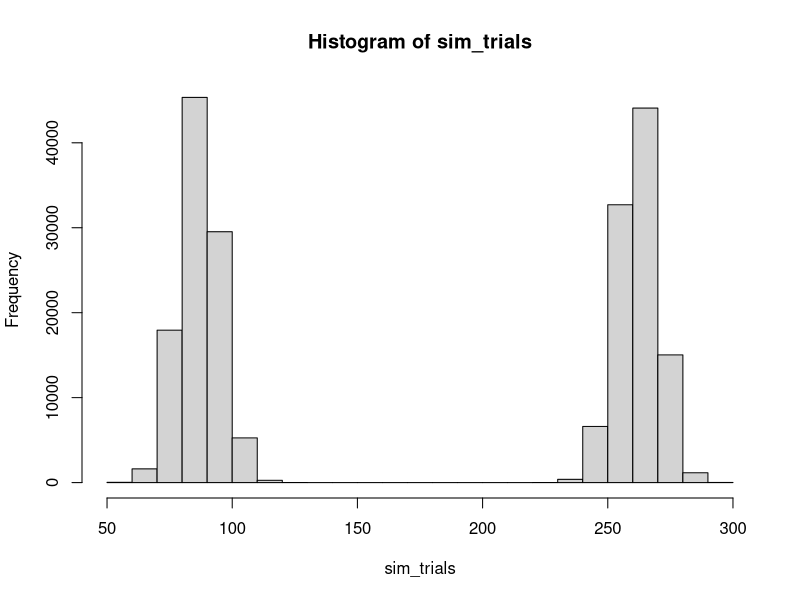
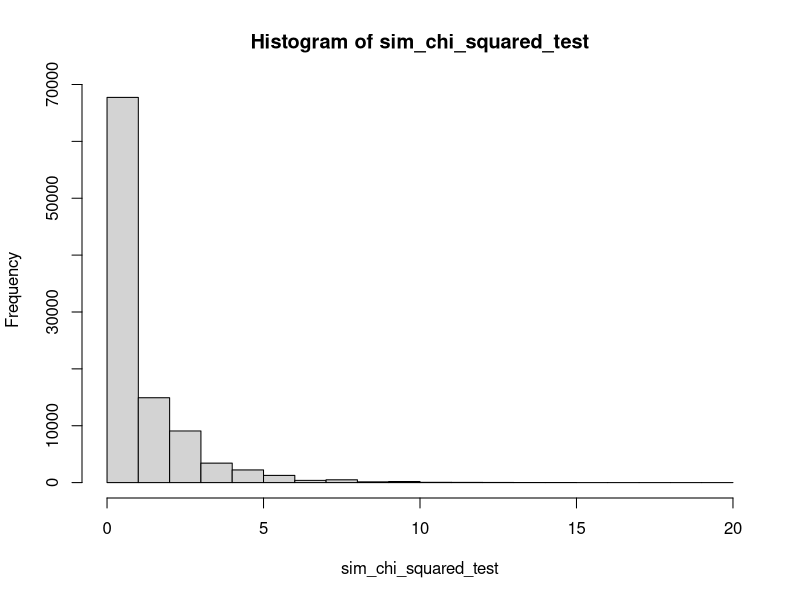

Here is the R script that generated these plots, in order:
## ---- chunk 1
# write a function to define a simple χ² test
chi_squared_test <- function(exp_T, exp_t, obs_T, obs_t) {
  dominant <- ((obs_T - exp_T)^2) / exp_T
  recessive <- ((obs_t - exp_t)^2) / exp_t
  return(sum(dominant + recessive))
}

# test functionality at extremes:
# if exp_t = 0 and/or exp_T = 0, should return Inf
exp_T <- 0
exp_t <- 0
obs_T <- 254
obs_t <- 96

test <- chi_squared_test(exp_T, exp_t, obs_T, obs_t)
print(test)

# if obs_T = exp_T and obs_t = exp_t, should return 0
exp_T <- 2
exp_t <- 2
obs_T <- 2
obs_t <- 2

test <- chi_squared_test(exp_T, exp_t, obs_T, obs_t)
print(test)

# should return 1.239019274 with given values
exp_T <- 263
exp_t <- 87
obs_T <- 254
obs_t <- 96

test <- chi_squared_test(exp_T, exp_t, obs_T, obs_t)
print(test)
## ---- chunk 2
# define parameters for (prob_exp = 263:87) vs. (prob_obs1 = 254:96)
n <- 350
exp_T <- (3/4)*n
exp_t <- (1/4)*n
obs_T <- 254
obs_t <- 96

# compute χ² test statistic 
result1 <- chi_squared_test(exp_T, exp_t, obs_T, obs_t)
print(result1)
## ---- chunk 3
# define parameters for (prob_exp = 263:87) vs. (prob_obs = 200:150)
n <- 350
exp_T <- (3/4)*n
exp_t <- (1/4)*n
obs_T <- 200
obs_t <- 150

# compute χ² test statistic 
result2 <- chi_squared_test(exp_T, exp_t, obs_T, obs_t)
print(result2)
## ---- chunk 4
# make reproducible
set.seed(1)

# define parameters
n <- 350
replicates <- 100000
prob_ratio <- c(3/4, 1/4)
exp_T <- (3/4)*n
exp_t <- (1/4)*n

# generate simulated trial matrix
# n_replicates should be high enough when histogram reflects smooth 
# clustering around 87 and 263
sim_trials <- rmultinom(replicates, n, prob_ratio)
hist(sim_trials)

# create vector to store the chi-squared test statistics
sim_chi_squared_test <- numeric(replicates)

# calculate sampling variation using chi-squared test formula over n replicates
for (i in 1:replicates) {
  obs_T <- sim_trials[1, i]  
  obs_t <- sim_trials[2, i] 
  sim_chi_squared_test[i] <- chi_squared_test(exp_T, exp_t, obs_T, obs_t)
}

# visualize, results should cluster 0 < χ² < 1.1
hist(sim_chi_squared_test)
## ---- chunk 5
# compute mean of simulated chi-squared test values
mean_sim_chi_squared_test <- mean(sim_chi_squared_test)

# use mean to calculate simulated p-value
p_value_sim <- 1 - pchisq(mean_sim_chi_squared_test, df=1)
p_value_sim

# calculate observed p-value
p_value_obs <- 1 - pchisq(result1, df=1)
p_value_obs

# calculate empirical p-value
p_value_emp <- abs(result1 - mean_sim_chi_squared_test)
p_value_emp
